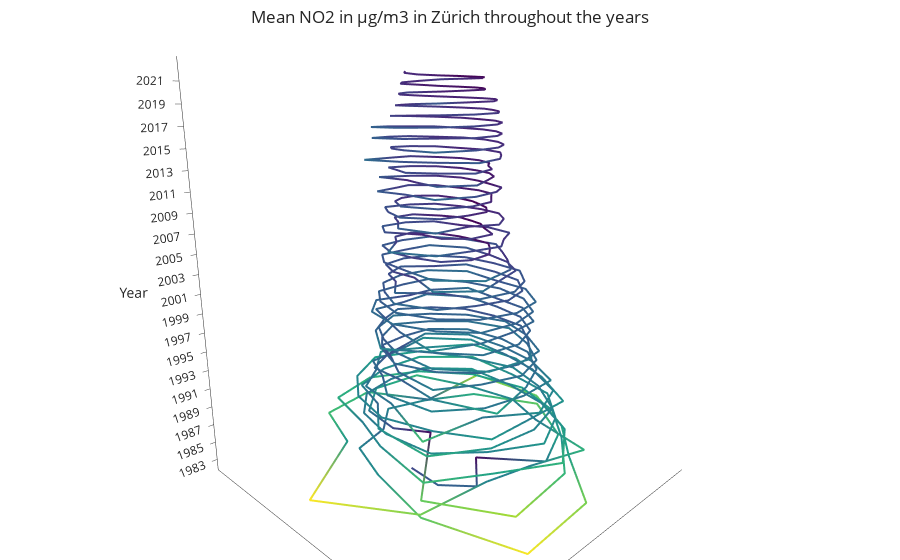
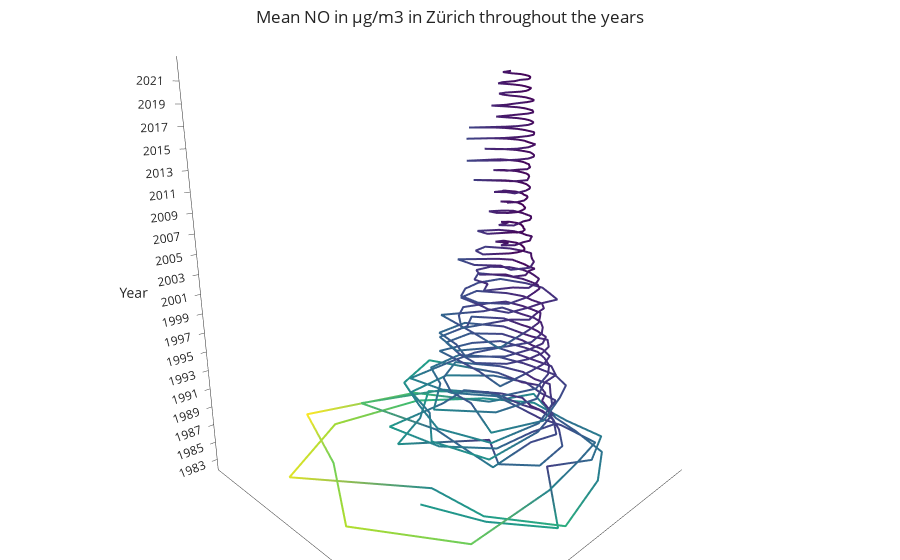
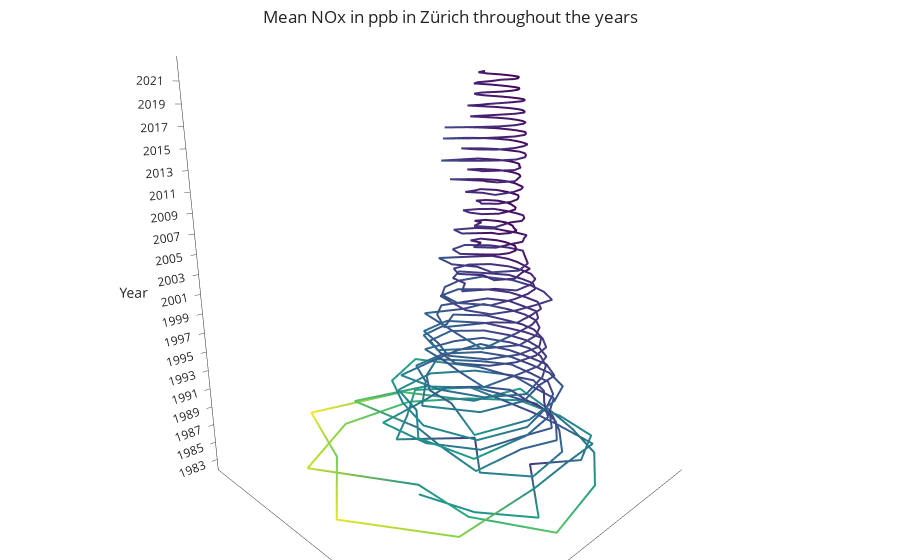
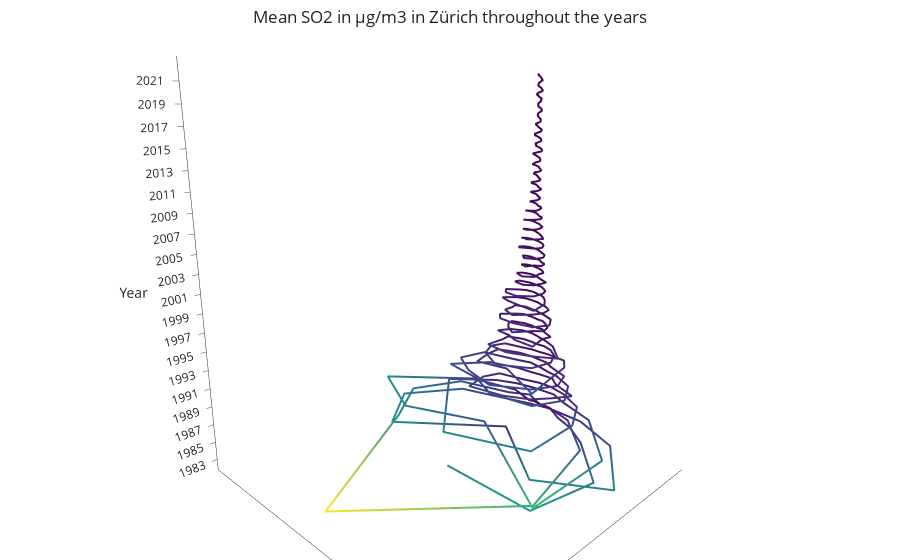

These figures' notebook cell, in order:
### Code cell
create_3d_scatter_plot(data, "NO2 in µg/m3", 20, "map_no2.html")
create_3d_scatter_plot(data, "NO in µg/m3", 20, "map_no.html")
create_3d_scatter_plot(data, "NOx in ppb", 20, "map_nox.html")
create_3d_scatter_plot(data, "SO2 in µg/m3", 20,"map_so2.html")
create_3d_scatter_plot(data, "O3 in µg/m3", 18, "map_o3.html")
create_3d_scatter_plot(data, "PM10 in µg/m3", 11, "map_pm10.html")
create_3d_scatter_plot(data, "PM2.5 in µg/m3", 5, "map_pm25.html")

### Figure 1 — Plotly figure (JSON) as saved in the notebook; plotly's stock layout.template omitted (floating-point values rounded to 4 significant figures; data arrays with more than 128 entries replaced by an {"elided": "..."} marker saying what was removed)
{"data": [{"hovertemplate": "%{text}", "line": {"color": {"elided": "468 float values"}, "colorscale": [[0, "#440154"], [0.1111, "#482878"], [0.2222, "#3e4989"], [0.3333, "#31688e"], [0.4444, "#26828e"], [0.5556, "#1f9e89"], [0.6667, "#35b779"], [0.7778, "#6ece58"], [0.8889, "#b5de2b"], [1, "#fde725"]], "width": 4}, "mode": "lines", "name": "", "text": {"elided": "468 str values"}, "type": "scatter3d", "x": {"elided": "468 float values"}, "y": {"elided": "468 float values"}, "z": {"elided": "468 float values"}}], "layout": {"margin": {"b": 0, "l": 0, "r": 0, "t": 0}, "scene": {"aspectratio": {"x": 1, "y": 1, "z": 1.2}, "bgcolor": "rgba(0,0,0,0)", "camera": {"center": {"x": 0, "y": 0, "z": 0}, "eye": {"x": 1.3, "y": 1.3, "z": 0.5}, "up": {"x": 0, "y": 0, "z": 1}}, "xaxis": {"showgrid": false, "ticktext": [], "tickvals": [], "title": {"text": ""}}, "yaxis": {"showgrid": false, "ticktext": [], "tickvals": [], "title": {"text": ""}}, "zaxis": {"showgrid": false, "ticktext": [1983, 1985, 1987, 1989, 1991, 1993, 1995, 1997, 1999, 2001, 2003, 2005, 2007, 2009, 2011, 2013, 2015, 2017, 2019, 2021], "tickvals": [0, 2, 4, 6, 8, 10, 12, 14, 16, 18, 20, 22, 24, 26, 28, 30, 32, 34, 36, 38], "title": {"text": "Year"}}}, "title": {"text": "Mean NO2 in µg/m3 in Zürich throughout the years", "x": 0.5, "xanchor": "center", "y": 0.98, "yanchor": "top"}}}

### Figure 2 — Plotly figure (JSON) as saved in the notebook; plotly's stock layout.template omitted (floating-point values rounded to 4 significant figures; data arrays with more than 128 entries replaced by an {"elided": "..."} marker saying what was removed)
{"data": [{"hovertemplate": "%{text}", "line": {"color": {"elided": "468 float values"}, "colorscale": [[0, "#440154"], [0.1111, "#482878"], [0.2222, "#3e4989"], [0.3333, "#31688e"], [0.4444, "#26828e"], [0.5556, "#1f9e89"], [0.6667, "#35b779"], [0.7778, "#6ece58"], [0.8889, "#b5de2b"], [1, "#fde725"]], "width": 4}, "mode": "lines", "name": "", "text": {"elided": "468 str values"}, "type": "scatter3d", "x": {"elided": "468 float values"}, "y": {"elided": "468 float values"}, "z": {"elided": "468 float values"}}], "layout": {"margin": {"b": 0, "l": 0, "r": 0, "t": 0}, "scene": {"aspectratio": {"x": 1, "y": 1, "z": 1.2}, "bgcolor": "rgba(0,0,0,0)", "camera": {"center": {"x": 0, "y": 0, "z": 0}, "eye": {"x": 1.3, "y": 1.3, "z": 0.5}, "up": {"x": 0, "y": 0, "z": 1}}, "xaxis": {"showgrid": false, "ticktext": [], "tickvals": [], "title": {"text": ""}}, "yaxis": {"showgrid": false, "ticktext": [], "tickvals": [], "title": {"text": ""}}, "zaxis": {"showgrid": false, "ticktext": [1983, 1985, 1987, 1989, 1991, 1993, 1995, 1997, 1999, 2001, 2003, 2005, 2007, 2009, 2011, 2013, 2015, 2017, 2019, 2021], "tickvals": [0, 2, 4, 6, 8, 10, 12, 14, 16, 18, 20, 22, 24, 26, 28, 30, 32, 34, 36, 38], "title": {"text": "Year"}}}, "title": {"text": "Mean NO in µg/m3 in Zürich throughout the years", "x": 0.5, "xanchor": "center", "y": 0.98, "yanchor": "top"}}}

### Figure 3 — Plotly figure (JSON) as saved in the notebook; plotly's stock layout.template omitted (floating-point values rounded to 4 significant figures; data arrays with more than 128 entries replaced by an {"elided": "..."} marker saying what was removed)
{"data": [{"hovertemplate": "%{text}", "line": {"color": {"elided": "468 float values"}, "colorscale": [[0, "#440154"], [0.1111, "#482878"], [0.2222, "#3e4989"], [0.3333, "#31688e"], [0.4444, "#26828e"], [0.5556, "#1f9e89"], [0.6667, "#35b779"], [0.7778, "#6ece58"], [0.8889, "#b5de2b"], [1, "#fde725"]], "width": 4}, "mode": "lines", "name": "", "text": {"elided": "468 str values"}, "type": "scatter3d", "x": {"elided": "468 float values"}, "y": {"elided": "468 float values"}, "z": {"elided": "468 float values"}}], "layout": {"margin": {"b": 0, "l": 0, "r": 0, "t": 0}, "scene": {"aspectratio": {"x": 1, "y": 1, "z": 1.2}, "bgcolor": "rgba(0,0,0,0)", "camera": {"center": {"x": 0, "y": 0, "z": 0}, "eye": {"x": 1.3, "y": 1.3, "z": 0.5}, "up": {"x": 0, "y": 0, "z": 1}}, "xaxis": {"showgrid": false, "ticktext": [], "tickvals": [], "title": {"text": ""}}, "yaxis": {"showgrid": false, "ticktext": [], "tickvals": [], "title": {"text": ""}}, "zaxis": {"showgrid": false, "ticktext": [1983, 1985, 1987, 1989, 1991, 1993, 1995, 1997, 1999, 2001, 2003, 2005, 2007, 2009, 2011, 2013, 2015, 2017, 2019, 2021], "tickvals": [0, 2, 4, 6, 8, 10, 12, 14, 16, 18, 20, 22, 24, 26, 28, 30, 32, 34, 36, 38], "title": {"text": "Year"}}}, "title": {"text": "Mean NOx in ppb in Zürich throughout the years", "x": 0.5, "xanchor": "center", "y": 0.98, "yanchor": "top"}}}

### Figure 4 — Plotly figure (JSON) as saved in the notebook; plotly's stock layout.template omitted (floating-point values rounded to 4 significant figures; data arrays with more than 128 entries replaced by an {"elided": "..."} marker saying what was removed)
{"data": [{"hovertemplate": "%{text}", "line": {"color": {"elided": "468 float values"}, "colorscale": [[0, "#440154"], [0.1111, "#482878"], [0.2222, "#3e4989"], [0.3333, "#31688e"], [0.4444, "#26828e"], [0.5556, "#1f9e89"], [0.6667, "#35b779"], [0.7778, "#6ece58"], [0.8889, "#b5de2b"], [1, "#fde725"]], "width": 4}, "mode": "lines", "name": "", "text": {"elided": "468 str values"}, "type": "scatter3d", "x": {"elided": "468 float values"}, "y": {"elided": "468 float values"}, "z": {"elided": "468 float values"}}], "layout": {"margin": {"b": 0, "l": 0, "r": 0, "t": 0}, "scene": {"aspectratio": {"x": 1, "y": 1, "z": 1.2}, "bgcolor": "rgba(0,0,0,0)", "camera": {"center": {"x": 0, "y": 0, "z": 0}, "eye": {"x": 1.3, "y": 1.3, "z": 0.5}, "up": {"x": 0, "y": 0, "z": 1}}, "xaxis": {"showgrid": false, "ticktext": [], "tickvals": [], "title": {"text": ""}}, "yaxis": {"showgrid": false, "ticktext": [], "tickvals": [], "title": {"text": ""}}, "zaxis": {"showgrid": false, "ticktext": [1983, 1985, 1987, 1989, 1991, 1993, 1995, 1997, 1999, 2001, 2003, 2005, 2007, 2009, 2011, 2013, 2015, 2017, 2019, 2021], "tickvals": [0, 2, 4, 6, 8, 10, 12, 14, 16, 18, 20, 22, 24, 26, 28, 30, 32, 34, 36, 38], "title": {"text": "Year"}}}, "title": {"text": "Mean SO2 in µg/m3 in Zürich throughout the years", "x": 0.5, "xanchor": "center", "y": 0.98, "yanchor": "top"}}}
